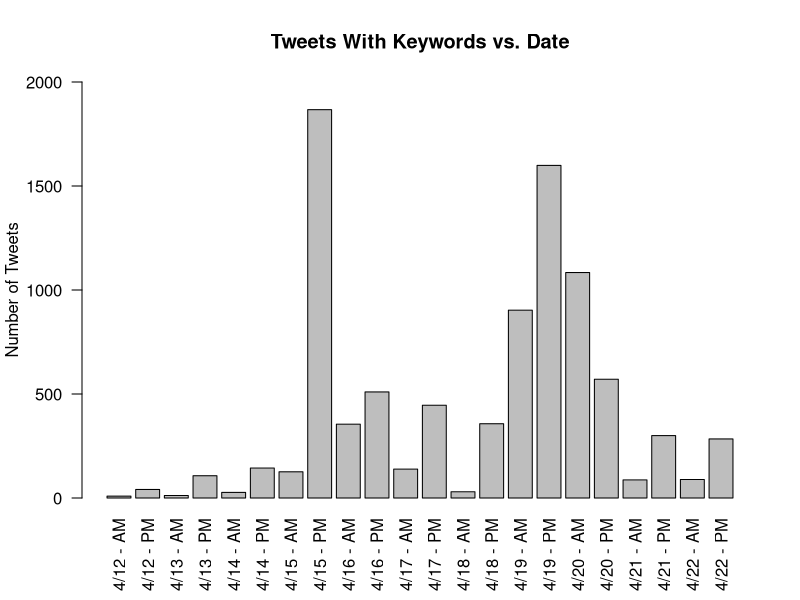

Reproduce this figure in R.
# source for plotting non-numeric data on x-axis, aka using barplot:
# http://craiccomputing.blogspot.com/2011/11/plotting-simple-bar-plot-in-r.html

tweets <- read.csv(file="tweets_per_date_hour.csv", sep=",", head=TRUE)

barplot(tweets[,'number_tweets'], main="Tweets With Keywords vs. Date",
  ylab="Number of Tweets", ylim=c(0,2000), names.arg=tweets[,'date_hour'], las=2)
# barplot: first argument is y-axis, names.arg is labels for x-axis

# look into barchart for "double" bargraphs